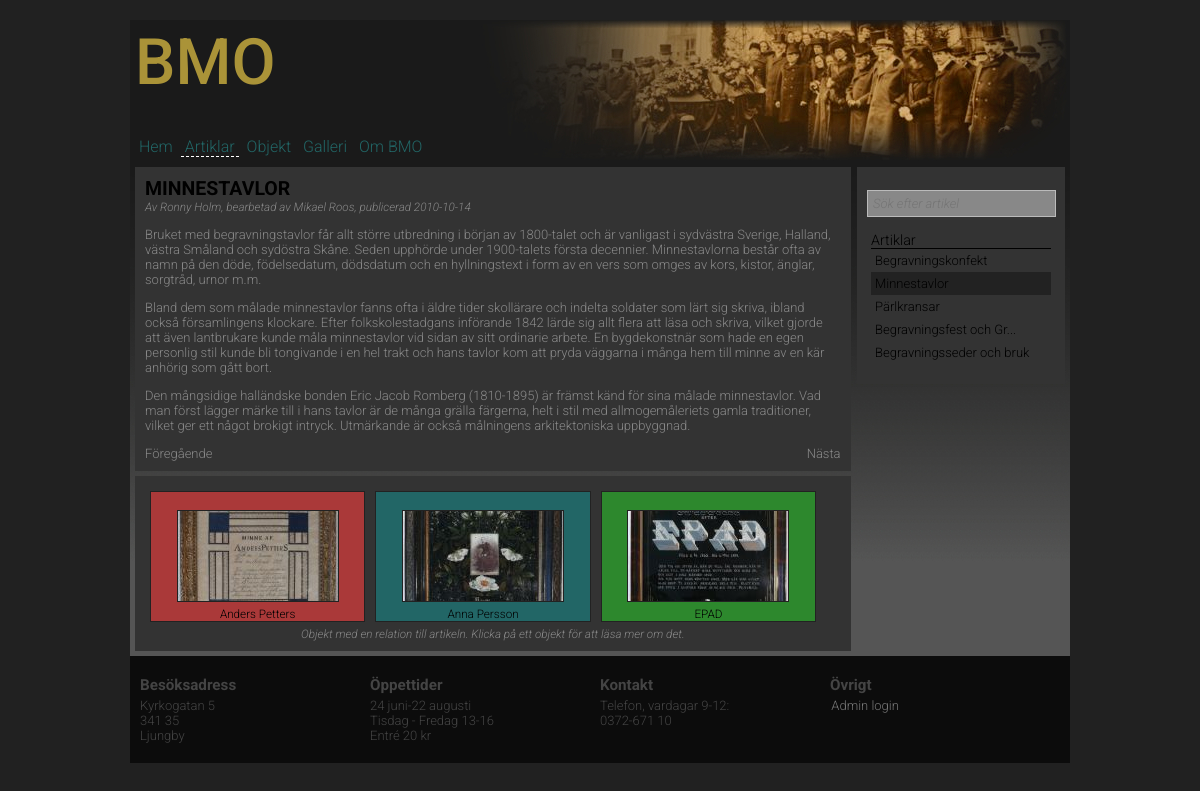
Page /artiklar.php?p=2 on the committed database.
### tables this page shows
CREATE TABLE "Article" ("id" INTEGER PRIMARY KEY  AUTOINCREMENT  NOT NULL  UNIQUE , "category" TEXT, "title" TEXT, "content" TEXT, "author" TEXT, "pubdate" DATETIME NOT NULL  DEFAULT CURRENT_DATE);

CREATE TABLE "Object" ("id" INTEGER PRIMARY KEY  NOT NULL ,"title" TEXT,"category" TEXT,"text" TEXT,"image" TEXT,"owner" TEXT);

### artiklar.php (the view, shortened to what this page needs)
<?php
include("incl/config.php");
$asideLinkLenght=25;
include("incl/header.php");
if(isset($_GET["p"]))
{
	$p = $_GET["p"];
}
?>
<div id="content">
	<aside class="right">
		<nav class="sidebar">
		    <p>
		        <form>
		        	<input id="input" class="text searchbox" type="text" placeholder="Sök efter artikel"name="search" size="5">
		        </form>
		    </p>
			<ul>
				<li class="header">Artiklar</li>
				<?php
				$query = 'SELECT * FROM Article WHERE category="article";';
				$res = getData($query);
				foreach($res as $object)
				{
					if (isset($_GET["p"]) && ($object['id'] == $p)){
						echo '<li class="selectedItem">';
					} else {
						echo '<li>';
					}
					$title=adjustStrLength($object['title'], $asideLinkLenght);
					echo '<a title="'.$object['title'].'" href="?p='.$object['id'].'">'.$title.'</a></li>';
				}?>
			</ul>
		</nav>
	</aside>
	<?php
		if(isset($_GET["p"])){
			getArticle($p, "left");
			getRelatedObjects($p);
		}elseif(isset($_GET["search"])){
			generateSearchResult("Article", $searchTerm);
		}else{
			getArticleIntros();
		}
	?>
</div>
<?php include("incl/footer.php"); ?>

### src/functions.php (shortened to what this page needs)
<?php
function getData($query){
	$dbPath = dirname(__FILE__) . "/../incl/data/bmo.sqlite";
	$db = new PDO("sqlite:$dbPath");
	$db->setAttribute(PDO::ATTR_ERRMODE, PDO::ERRMODE_WARNING);
	$stmt = $db->prepare($query);
	$stmt->execute();
	$res = $stmt->fetchAll(PDO::FETCH_ASSOC);
	return $res;
}
function adjustStrLength($string, $len){
	if (strlen($string)>$len){
		$string=substr($string,0,$len-3);
		$string .="...";
	}
	return $string;
}
function removeSubstringFromString($subString, $fullString){
	if($subString!=$fullString){
		$modifiedString=str_replace($subString, "", $fullString);
		$modifiedString=ucfirst(trim(preg_replace("/[^a-öA-Ö0-9 ]/", "", $modifiedString)));
		return $modifiedString;
	} else {
		return $fullString;
	}
}
function getArticle($articleNumber, $position){
	$query = "SELECT * FROM Article WHERE id=".$articleNumber.";";
	$res = getData($query);
	foreach($res as $object)
	{
		if ($position == "full")
		{
			echo '<article>';
		} else {
			echo '<article class="'.$position.'">';
		}
		echo '<h1>'.$object['title'].'</h1>';
		if (($object['author'] != "") && ($object['pubdate'] != "")){
			echo '<div class="published">'.$object['author'].', publicerad '.$object['pubdate'].'</div>';
		}
		echo $object['content'];
		if($object['category']=="article"){
			getPrevNextNavigation("Article", $articleNumber);
		}
		echo '</article>';
	}
}
function getRelatedObjects($p){
	switch ($p) {
		case '2':
			$category="Minnestavla";
			break;
	}
	if($category!="Nothing"){
		$query = 'SELECT * FROM Object WHERE category="'.$category.'" ORDER BY RANDOM() LIMIT 3;';
		$res = getData($query);
		echo '<article class="left">';
		$i = 0;
		foreach($res as $object)
		{
			$i = $i+1;
			echo '<a title="'.$object['text'].'" href="objekt.php?p='.$object['id'].'&category='.$object['category'].'">';
				echo '<div class="third">';
					echo '<div class="relatedObject object'.$i.'">';
						echo '<img src="'.imageSize($object['image'], "cropped").'" alt="Bild av '.$object['title'].'">';
						$title=removeSubstringFromString($category, $object['title']);
						echo '<br>'.adjustStrLength($title,30);
					echo '</div>';
				echo '</div>';
			echo '</a>';
		}
		echo '<div class="infoText">Objekt med en relation till artikeln. Klicka på ett objekt för att läsa mer om det.</div>';
		echo '</article>';
	}
}
function imageSize($picture, $size){
	$filename=basename($picture);
	switch ($size) {
		case 'cropped':
			$path="img/bmo/crop/";
			break;
	}
	return($path.$filename);
}
function getPrevNextNavigation($table, $id){
	$category="";
	if($table=="Article"){
		$id = $id.' AND category="article"';
	}
	$prev = 'SELECT * FROM '.$table.' WHERE id<'.$id.' ORDER BY id DESC LIMIT 1;';
	$next = 'SELECT * FROM '.$table.' WHERE id >'.$id.' ORDER BY id ASC LIMIT 1;';
	$prev = getData($prev);
	$next = getData($next);
	foreach ($prev as $item) {
		echo '<nav class=prev>';
		echo '<a title="'.$item['title'].'" href="?p='.$item['id'].$category.'">Föregående</a>';
		echo '</nav>';
	}
	foreach ($next as $item) {
		echo '<nav class=next>';
		echo '<a title="'.$item['title'].'" href="?p='.$item['id'].$category.'">Nästa</a>';
		echo "</nav>";
	}
}

### style/stylesheet.css (style rules this page uses)
header,footer,nav,article,section,aside,figure,figcaption,output { display:block; }
h1 { text-transform: uppercase; color: #000; margin-top: 0px; margin-bottom: 0px; }
a { color: #000000; text-decoration: none; font-family: 'Roboto', sans-serif; font-weight: 300; }
.right { float:right; }
.left { float:left; }
.published { font-style: italic; width: 100%; color: #888; font-size: 0.9em; }
.relatedObject, .randomObject, .gallery { border: 1px solid #222; margin: 5px; color: #000; font-size: 0.9em; background-color: #444; }
.relatedObject img, .randomObject img, .gallery img { margin: 2px; margin-top: 18px; border: 1px solid #222; }
.object1 { background-color: #aa3939; }
.object2 { background-color: #226666; }
.object3 { background-color: #2d882d; }
.object1, .object2, .object3 { color: #000; font-size: 0.9em; }
div.infoText { text-align: center; font-style: italic; width: 100%; color: #888; font-size: 0.9em; }
div.third, div.fourth { text-align: center; float: left; }
div.third { width: 32.4%; }

### style/debug.css (style rules this page uses)
body { background: beige; }
article { background: yellow; }
div#content { border: 1px dashed; }

### style/layout.css (style rules this page uses)
html { margin: 0; padding: 0; overflow-y:scroll; }
body { font-family: 'Roboto', sans-serif; font-weight: 300; margin: 0; padding: 0; background-color: #212121; }
div#content { overflow:auto; color: #888; font-size: small; width:100%; background-image: url("../img/bg_fade.jpg"); background-repeat: repeat-x; min-height: 400px; position: relative; }
article { overflow:auto; background-color: #333; margin: 5px; margin-bottom: 0px; padding: 10px; padding-bottom: 10px; }
article.left { width: 74%; margin-right: 0px; }
article a { color: #888 }
aside { overflow:auto; background-color: #333; margin: 5px; padding: 10px; padding-bottom: 20px; width: 20%; }

### style/navigation.css (style rules this page uses)
nav.sidebar { color: #000; text-decoration: none; }
nav.sidebar a { text-decoration:none; display: block; padding: 4px; }
nav.sidebar ul { list-style-type: none; padding: 2px 4px 0px 4px; margin: 0; }
nav.sidebar li { margin:0px; }
nav.sidebar li.selectedItem { background-color: #222; }
nav.next { float: right; }
nav.prev { float: left; }
li.header { border-bottom: 1px solid black; font-size: 110%; }

### style/forms.css (style rules this page uses)
input[type=text], input[type=password], input.text, input.title, input.searchbox, textarea { background-color:#fff; border:1px solid #bbb; }
input[type=text], input[type=password], input.text, input.title, input.searchbox, textarea, select { margin:0.5em 0; }
input.text, input.title { width: 300px; padding:5px; }
input.searchbox { width: 94%; padding:5px; background-color: #888; font-style: italic; margin: 0px; font-family: 'Roboto', sans-serif; font-weight: 300; font-size: small; color: black; }

### rows in the picture
article: title "Begravningskonfekt"
article: title "Minnestavlor", title "MINNESTAVLOR", author "Av Ronny Holm, bearbetad av Mikael Roos", pubdate "2010-10-14", content "Bruket med begravningstavlor får allt större utbredning i början av 1800-talet och är vanligast i sydvästra Sverige, Halland, västra Småland och sydöstra Skåne. Seden upphörde under 1900-talets första decennier. Minnestavlorna består ofta av namn på den döde, födelsedatum, dödsdatum och en hyllningstext i form av en vers som omges av kors, kistor, änglar, sorgtråd, urnor m.m. Bland dem som målade minnestavlor fanns ofta i äldre tider skollärare och indelta soldater som lärt sig skriva, ibland också församlingens klockare. Efter folkskolestadgans införande 1842 lärde sig allt flera att läsa och skriva, vilket gjorde att även lantbrukare kunde måla minnestavlor vid sidan av sitt ordinarie…"
article: title "Pärlkransar"
article: title "Begravningsfest och Gr..."
article: title "Begravningsseder och bruk"
object: image (picture), title "Anders Petters"
object: image (picture), title "Anna Persson"
object: image (picture), title "EPAD"
